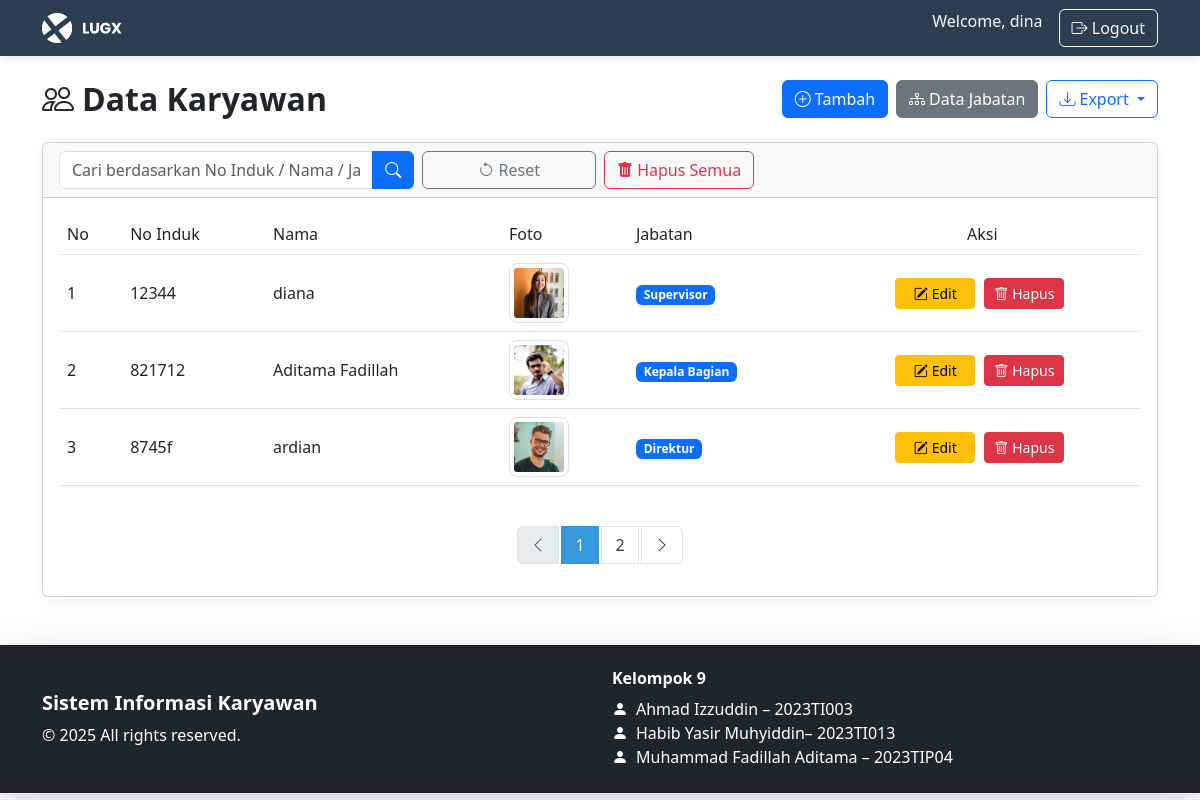
/index.php (signed in), run on the app's committed database.
### tables this page shows
CREATE TABLE `karyawan` (
  `id_kar` int NOT NULL,
  `no_induk` varchar(10) NOT NULL,
  `nama` varchar(50) NOT NULL,
  `foto` blob NOT NULL,
  `id_jab` int NOT NULL
);

CREATE TABLE `jabatan` (
  `id_jab` int NOT NULL,
  `nama_jab` varchar(30) NOT NULL
);

### index.php (the view, shortened to what this page needs)
<?php
include 'koneksi.php';
$search = $_GET['search'] ?? '';
$page = $_GET['page'] ?? 1;
$limit = 3;
$offset = ($page - 1) * $limit;
$whereCount = "
    WHERE karyawan.no_induk LIKE '%$search%'
    OR karyawan.nama LIKE '%$search%'
    OR jabatan.nama_jab LIKE '%$search%'
";
$totalDataQuery = mysqli_query($koneksi, "
    SELECT COUNT(*) AS total
    FROM karyawan
    JOIN jabatan ON karyawan.id_jab = jabatan.id_jab
    $whereCount
");
$totalData = mysqli_fetch_assoc($totalDataQuery)['total'];
$totalPages = ceil($totalData / $limit);
$where = "
    WHERE karyawan.no_induk LIKE '%$search%'
    OR karyawan.nama LIKE '%$search%'
    OR jabatan.nama_jab LIKE '%$search%'
";
$sql = "
    SELECT karyawan.*, jabatan.nama_jab
    FROM karyawan
    JOIN jabatan ON karyawan.id_jab = jabatan.id_jab
    $where
    LIMIT $limit OFFSET $offset
";
$result = mysqli_query($koneksi, $sql);
?>
<!DOCTYPE html>
<html lang="id">
<head>
    <link rel="stylesheet" href="style.css">
    <link href="https://cdn.jsdelivr.net/npm/bootstrap@5.3.0/dist/css/bootstrap.min.css" rel="stylesheet">
    <link rel="stylesheet" href="https://cdn.jsdelivr.net/npm/bootstrap-icons@1.10.0/font/bootstrap-icons.css">
</head>
<body>
<nav class="navbar navbar-expand-lg navbar-dark">
    <div class="container">
        <a class="navbar-brand" href="index.php">
            <img src="file/logo.png" alt="Logo">
        </a>
        <div class="d-flex">
            <span class="text-light me-3 d-none d-sm-block">Welcome, <?= $_SESSION['user'] ?></span>
            <a href="logout.php" class="btn btn-outline-light">
                <i class="bi bi-box-arrow-right"></i>
                <span class="d-none d-sm-inline">Logout</span>
            </a>
        </div>
    </div>
</nav>
<div class="container my-4">
    <div class="d-flex flex-column flex-md-row justify-content-between align-items-md-center mb-4">
        <h2 class="fw-bold mb-3 mb-md-0">
            <i class="bi bi-people me-2"></i>Data Karyawan
        </h2>
        <div class="d-flex">
            <a href="tambah.php" class="btn btn-primary me-2">
                <i class="bi bi-plus-circle me-1"></i>Tambah
            </a>
            <a href="jabatan.php" class="btn btn-secondary me-2">
                <i class="bi bi-diagram-3 me-1"></i>Data Jabatan
            </a>
            <div class="dropdown">
                <button class="btn btn-outline-primary dropdown-toggle" type="button" id="exportDropdown" data-bs-toggle="dropdown">
                    <i class="bi bi-download me-1"></i>Export
                </button>
            </div>
        </div>
    </div>
    <div class="card mb-4">
        <div class="card-header">
            <form class="row g-2" method="get">
                <div class="col-md-4">
                    <div class="input-group">
                        <input type="text" name="search" class="form-control" placeholder="Cari berdasarkan No Induk / Nama / Jabatan..." value="<?= htmlspecialchars($search) ?>">
                        <button type="submit" class="btn btn-primary">
                            <i class="bi bi-search"></i>
                        </button>
                    </div>
                </div>
                <div class="col-md-2">
                    <a href="index.php" class="btn btn-outline-secondary w-100">
                        <i class="bi bi-arrow-counterclockwise"></i> Reset
                    </a>
                </div>
                <div class="col-md-2">
                    <a href="karyawan_hapus_semua.php" class="btn btn-outline-danger me-2"
                        onclick="return confirm('Yakin ingin menghapus SEMUA data karyawan? Tindakan ini tidak bisa dibatalkan!')">
                        <i class="bi bi-trash-fill"></i> Hapus Semua
                    </a>
                </div>
            </form>
        </div>
        <div class="card-body">
            <div class="table-responsive">
                <table class="table table-hover">
                    <thead>
                        <tr>
                            <th>No</th>
                            <th>No Induk</th>
                            <th>Nama</th>
                            <th>Foto</th>
                            <th>Jabatan</th>
                            <th class="text-center">Aksi</th>
                        </tr>
                    </thead>
                    <tbody>
                    <?php if (mysqli_num_rows($result) > 0): ?>
                        <?php $no = $offset + 1; while($row = mysqli_fetch_assoc($result)): ?>
                            <tr>
                                <td><?= $no++ ?></td>
                                <td><?= $row['no_induk'] ?></td>
                                <td><?= $row['nama'] ?></td>
                                <td><img src="file/<?= $row['foto'] ?>" alt="Foto Karyawan" class="img-thumbnail"></td>
                                <td><span class="badge bg-primary"><?= $row['nama_jab'] ?></span></td>
                                <td class="text-center">
                                    <a href="edit.php?no_induk=<?= $row['no_induk'] ?>" class="btn btn-sm btn-warning action-btn">
                                        <i class="bi bi-pencil-square me-1"></i>Edit
                                    </a>
                                    <a href="hapus.php?no_induk=<?= $row['no_induk'] ?>" class="btn btn-sm btn-danger action-btn" onclick="return confirm('Yakin ingin menghapus?')">
                                        <i class="bi bi-trash me-1"></i>Hapus
                                    </a>
                                </td>
                            </tr>
                        <?php endwhile; ?>
                    <?php endif; ?>
                    </tbody>
                </table>
            </div>
            <?php if ($totalPages > 1): ?>
            <nav class="mt-4">
                <ul class="pagination justify-content-center">
                    <li class="page-item <?= ($page == 1) ? 'disabled' : '' ?>">
                        <a class="page-link" href="?page=<?= $page-1 ?>&search=<?= $search ?>">
                            <i class="bi bi-chevron-left"></i>
                        </a>
                    </li>
                    <?php
                    $start = max(1, $page - 2);
                    $end = min($totalPages, $page + 2);
                    for ($i = $start; $i <= $end; $i++): ?>
                        <li class="page-item <?= ($i == $page) ? 'active' : '' ?>">
                            <a class="page-link" href="?page=<?= $i ?>&search=<?= $search ?>"><?= $i ?></a>
                        </li>
                    <?php endfor;
                    ?>
                    <li class="page-item <?= ($page == $totalPages) ? 'disabled' : '' ?>">
                        <a class="page-link" href="?page=<?= $page+1 ?>&search=<?= $search ?>">
                            <i class="bi bi-chevron-right"></i>
                        </a>
                    </li>
                </ul>
            </nav>
            <?php endif; ?>
        </div>
    </div>
</div>
<footer class="bg-dark text-white py-4 shadow-lg">
    <div class="container">
        <div class="row text-center text-md-start align-items-center">
            <div class="col-md-6 mb-3 mb-md-0">
                <h5 class="fw-bold mb-2">Sistem Informasi Karyawan</h5>
                <p class="mb-0">&copy; <?= date('Y') ?> All rights reserved.</p>
            </div>
            <div class="col-md-6">
                <h6 class="fw-semibold mb-2">Kelompok 9</h6>
                <ul class="list-unstyled mb-0">
                    <li><i class="bi bi-person-fill me-2"></i>Ahmad Izzuddin – <span class="fw-light">2023TI003</span></li>
                    <li><i class="bi bi-person-fill me-2"></i>Habib Yasir Muhyiddin– <span class="fw-light">2023TI013</span></li>
                    <li><i class="bi bi-person-fill me-2"></i>Muhammad Fadillah Aditama – <span class="fw-light">2023TIP04</span></li>
                </ul>
            </div>
        </div>
    </div>
</footer>
</body>
</html>

### style.css (style rules this page uses)
:root { --primary: #2c3e50; --secondary: #34495e; --accent: #3498db; --light: #ecf0f1; --dark: #2c3e50; }
body { background-color: #f5f7fa; font-family: 'Segoe UI', Tahoma, Geneva, Verdana, sans-serif; }
.navbar { background: var(--primary); box-shadow: 0 2px 10px rgba(0, 0, 0, 0.1); padding: 0.8rem 1rem; }
.navbar-brand { display: flex; align-items: center; font-weight: 600; }
.navbar-brand img { height: 30px; margin-right: 10px; }
.table img { width: 60px; height: 60px; border-radius: 8px; object-fit: cover; }
.card { border: none; border-radius: 10px; box-shadow: 0 4px 20px rgba(0, 0, 0, 0.05); overflow: hidden; }
.card-header { background-color: white; border-bottom: 1px solid rgba(0, 0, 0, 0.05); padding: 1.25rem 1.5rem; }
.pagination .page-item.active .page-link { background-color: var(--accent); border-color: var(--accent); }
.pagination .page-link { color: var(--dark); border: 1px solid #dee2e6; margin: 0 3px; min-width: 38px; text-align: center; }
footer { color: white; padding: 1.5rem 0; margin-top: 3rem; }
.btn-primary { background-color: var(--accent); border-color: var(--accent); }
.btn-outline-primary { color: var(--accent); border-color: var(--accent); }
.table th { background-color: var(--primary); color: white; font-weight: 500; padding: 1rem; }
.table td { vertical-align: middle; padding: 1rem; }
.action-btn { margin-right: 5px; min-width: 80px; }

### data on the page
karyawan: no_induk "12344", nama "diana", foto (picture), id_jab.nama_jab "Supervisor"
karyawan: no_induk "821712", nama "Aditama Fadillah", foto (picture), id_jab.nama_jab "Kepala Bagian"
karyawan: no_induk "8745f", nama "ardian", foto (picture), id_jab.nama_jab "Direktur"

### other printed values
$_SESSION['user'] "dina"
